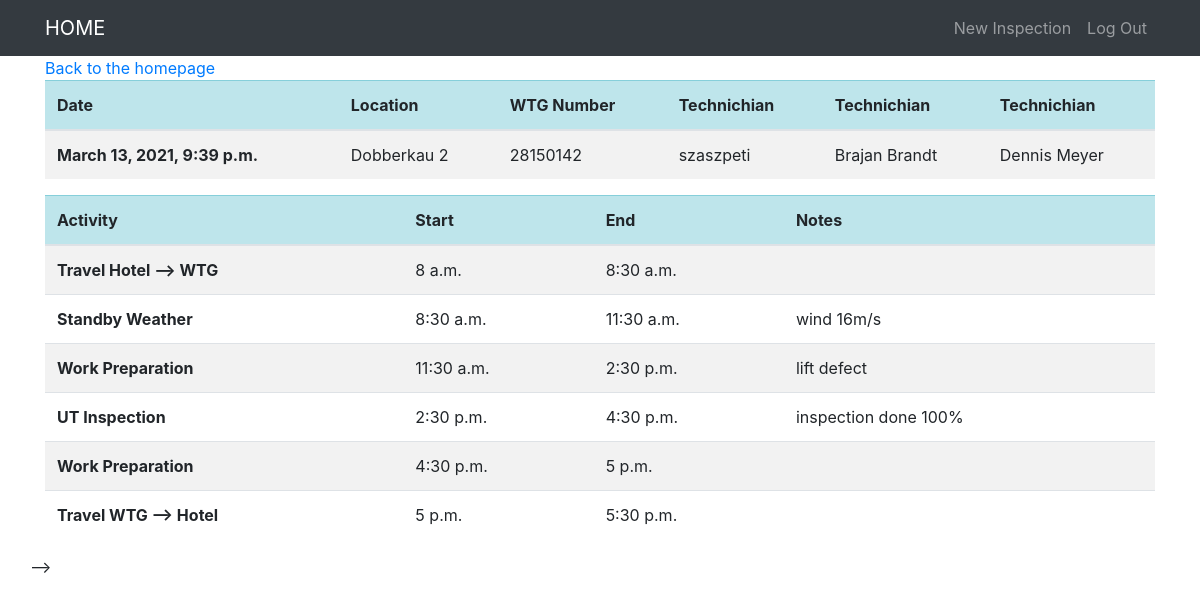
The page /entry/2/ (signed in) on the database its author committed.
### entries/models.py (models this page shows, shortened)
class Entry(models.Model):
    entry_date = models.DateTimeField(auto_now_add=True)
    entry_location = models.CharField(max_length=50)
    entry_wtglocalnumber = models.CharField(max_length=3)
    entry_wtgnumber = models.CharField(max_length=50)
    entry_technician_one = models.ForeignKey(User, on_delete=models.CASCADE)
    entry_technician_two = models.CharField(max_length=50)
    entry_technician_three = models.CharField(max_length=50, blank=True)
    entry_notes = models.TextField(blank=True)
    TRAVEL_OFFICE_WTG = 'Travel Office --> WTG'
    TRAVEL_WTG_OFFICE = 'Travel WTG --> Office'
    TRAVEL_HOTEL_WTG = 'Travel Hotel --> WTG'
    TRAVEL_WTG_HOTEL = 'Travel WTG --> Hotel'
    TRAVEL_EXTRA = 'Travel Extra'
    WORK_PREPARATION = 'Work Preparation'
    UT_INSPECTION = 'UT Inspection'
    STANDBY_WEATHER = 'Standby Weather'
    STANDBY_WTG_DISORDER = 'Standby WTG Disorder'
    CLEANING = 'Cleaning'
    OTHER = 'Other'
    ACTIVITY = [(TRAVEL_OFFICE_WTG, 'Travel Office --> WTG '),
                         (TRAVEL_WTG_OFFICE, 'Travel WTG --> Office'),
                         (TRAVEL_HOTEL_WTG, 'Travel Hotel --> WTG'),
                         (TRAVEL_WTG_HOTEL, 'Travel WTG --> Hotel'),
                         (TRAVEL_EXTRA, 'Travel Extra'),
                         (WORK_PREPARATION, 'Work Preparation'),
                         (UT_INSPECTION, 'UT Inspection'),
                         (STANDBY_WEATHER, 'Standby Weather'),
                         (STANDBY_WTG_DISORDER, 'Standby WTG Disorder'),
                         (CLEANING, 'Cleaning'),
                          (OTHER, 'Other'),
                         ]
    entry_activity_1 = models.CharField(choices=ACTIVITY, max_length=50)
    entry_time_start_1 = models.TimeField(null=True,blank=True, auto_now=False, auto_now_add=False)
    entry_time_end_1 = models.TimeField(null=True,blank=True, auto_now=False, auto_now_add=False)
    entry_note_1 = models.CharField(max_length=200, blank=True)
    entry_activity_2 = models.CharField(choices=ACTIVITY, max_length=50)
    entry_time_start_2 = models.TimeField(null=True,blank=True, auto_now=False, auto_now_add=False)
    entry_time_end_2 = models.TimeField(null=True,blank=True, auto_now=False, auto_now_add=False)
    entry_note_2 = models.CharField(max_length=200, blank=True)
    entry_activity_3 = models.CharField(choices=ACTIVITY, max_length=50)
    entry_time_start_3 = models.TimeField(null=True,blank=True, auto_now=False, auto_now_add=False)
    entry_time_end_3 = models.TimeField(null=True,blank=True, auto_now=False, auto_now_add=False)
    entry_note_3 = models.CharField(max_length=200, blank=True)
    entry_activity_4 = models.CharField(choices=ACTIVITY, max_length=50)
    entry_time_start_4 = models.TimeField(null=True,blank=True, auto_now=False, auto_now_add=False)
    entry_time_end_4 = models.TimeField(null=True,blank=True, auto_now=False, auto_now_add=False)
    entry_note_4 = models.CharField(max_length=200, blank=True)
    entry_activity_5 = models.CharField(choices=ACTIVITY, max_length=50)
    entry_time_start_5 = models.TimeField(null=True,blank=True, auto_now=False, auto_now_add=False)
    entry_time_end_5 = models.TimeField(null=True,blank=True, auto_now=False, auto_now_add=False)
    entry_note_5 = models.CharField(max_length=200, blank=True)
    entry_activity_6 = models.CharField(choices=ACTIVITY, max_length=50)
    entry_time_start_6 = models.TimeField(null=True,blank=True, auto_now=False, auto_now_add=False)
    entry_time_end_6 = models.TimeField(null=True,blank=True, auto_now=False, auto_now_add=False)
    entry_note_6 = models.CharField(max_length=200,blank=True)
    class Meta:
        verbose_name_plural = "entries"

### entries/views.py (the view)
# urls.py: path('entry/<int:pk>/', EntryView.as_view(), name = 'entry-detail'),
class EntryView(LoginRequiredMixin, DetailView):
    model = Entry
    template_name = 'entries/detail_entry.html'

### entries/templates/entries/detail_entry.html
{% extends "entries/base.html" %}
 {%block content %}
      <div class="col-md-12">
        <a href="{% url 'blog-home' %}">Back to the homepage</a>
        <table class="table table-striped">
  <thead class="table-info">
    <tr>
      <th scope="col">Date</th>
      <th scope="col">Location</th>
      <th scope="col">WTG Number</th>
      <th scope="col">Technichian</th>
      <th scope="col">Technichian</th>
      <th scope="col">Technichian</th>
    </tr>
  </thead>
  <tbody>
    <tr>
      <th scope="row">{{ object.entry_date }}</th>
      <td>{{ object.entry_location }} {{ object.entry_wtglocalnumber }}  </td>
      <td>{{ object.entry_wtgnumber }}</td>
      <td>{{ object.entry_technician_one }}</td>
      <td>{{ object.entry_technician_two }}</td>
      <td>{{ object.entry_technician_three }}</td>
    </tr>
  </tbody>
</table>
<table class="table table-striped">
  <thead class="table-info">
    <tr>
      <th scope="col">Activity</th>
      <th scope="col">Start</th>
      <th scope="col">End</th>
      <th scope="col">Notes</th>
    </tr>
  </thead>
  <tbody>
    <tr>
      <th scope="row">{{ object.entry_activity_1 }}</th>
      <td>{{ object.entry_time_start_1 }}</td>
      <td>{{ object.entry_time_end_1 }}</td>
      <td>{{ object.entry_note_1 }}</td>
    </tr>
    <tr>
      <th scope="row">{{ object.entry_activity_2 }}</th>
      <td>{{ object.entry_time_start_2 }}</td>
      <td>{{ object.entry_time_end_2 }}</td>
      <td>{{ object.entry_note_2 }}</td>
    </tr>
    <tr>
      <th scope="row">{{ object.entry_activity_3 }}</th>
      <td>{{ object.entry_time_start_3 }}</td>
      <td>{{ object.entry_time_end_3 }}</td>
      <td>{{ object.entry_note_3 }}</td>
    </tr>
    <tr>
      <th scope="row">{{ object.entry_activity_4 }}</th>
      <td>{{ object.entry_time_start_4 }}</td>
      <td>{{ object.entry_time_end_4 }}</td>
      <td>{{ object.entry_note_4 }}</td>
    </tr>
    <tr>
      <th scope="row">{{ object.entry_activity_5 }}</th>
      <td>{{ object.entry_time_start_5 }}</td>
      <td>{{ object.entry_time_end_5 }}</td>
      <td>{{ object.entry_note_5}}</td>
    </tr>
    <tr>
      <th scope="row">{{ object.entry_activity_6 }}</th>
      <td>{{ object.entry_time_start_6 }}</td>
      <td>{{ object.entry_time_end_6 }}</td>
      <td>{{ object.entry_note_6 }}</td>
    </tr>
  </tbody>
</table>
      {% endblock %}

### entries/static/entries/css/blog-home.css (style rules this page uses)
body { padding-top: 56px; }

### rows shown on the page
Entry: entry_date "March 13, 2021, 9:39 p.m.", entry_location "Dobberkau", entry_wtglocalnumber "2", entry_wtgnumber "28150142", entry_technician_one "szaszpeti", entry_technician_two "Brajan Brandt", entry_technician_three "Dennis Meyer", entry_activity_1 "Travel Hotel --> WTG", entry_time_start_1 "8 a.m.", entry_time_end_1 "8:30 a.m.", entry_activity_2 "Standby Weather", entry_time_start_2 "8:30 a.m.", entry_time_end_2 "11:30 a.m.", entry_note_2 "wind 16m/s", entry_activity_3 "Work Preparation", entry_time_start_3 "11:30 a.m.", entry_time_end_3 "2:30 p.m.", entry_note_3 "lift defect", entry_activity_4 "UT Inspection", entry_time_start_4 "2:30 p.m.", entry_time_end_4 "4:30 p.m.", entry_note_4 "inspection done 100%", entry_activity_5 "Work Preparation", entry_time_start_5 "4:30 p.m.", entry_time_end_5 "5 p.m.", entry_activity_6 "Travel WTG --> Hotel", entry_time_start_6 "5 p.m.", entry_time_end_6 "5:30 p.m."
